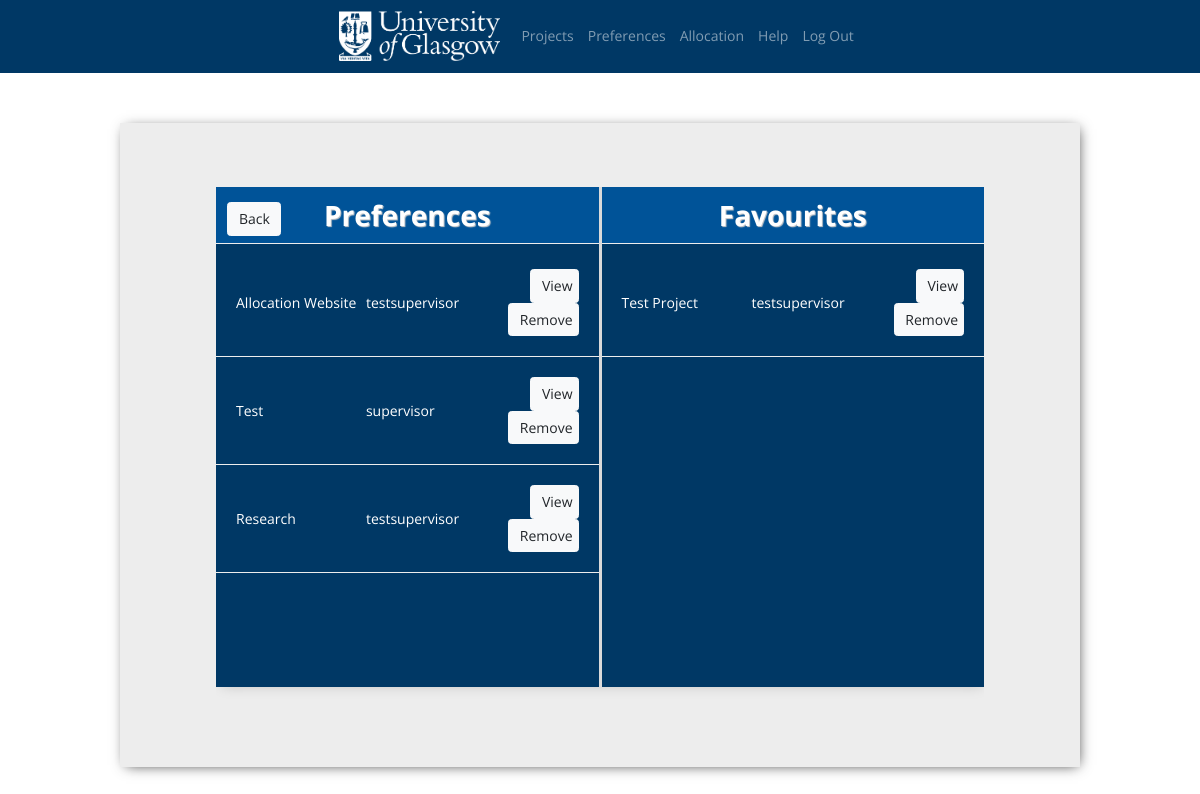
The app's page /preferences/ (signed in) with its own data.
### AllocationWebApp/models.py (models this page shows, shortened)
class Project(models.Model):
    instance = models.ForeignKey(Instance, on_delete=models.PROTECT)
    supervisor = models.ForeignKey(UserProfile, on_delete=models.PROTECT)
    title = models.CharField(max_length=128, unique=False)
    description = models.TextField()
    tags = models.TextField()
    seSuitable = models.BooleanField(default=True)
    favourite = models.ManyToManyField(User, related_name='favourite', blank=True)
    created_by = supervisor.name
    class Meta:
        ordering = ['title']

class UserProfile(models.Model):
    instance = models.ForeignKey(Instance, on_delete=models.PROTECT)
    user = models.OneToOneField(User, on_delete=models.CASCADE, unique=True)
    user_types = (('Student','Student'), ('Supervisor', 'Supervisor'), ('Admin', 'Admin'), ('Superadmin', 'Superadmin'))
    user_type = models.CharField(max_length=10, choices=user_types, default='Student')
    def __str__(self):
        return str(self.user)

### AllocationWebApp/views.py (the view, shortened to what this page needs)
# urls.py: path('preferences/', views.preferences_list, name='preferences'),
def preferences_list(request):
    current_user = request.user
    user_profile = UserProfile.objects.get(user=current_user)
    favourite_posts = list(current_user.favourite.all())
    preferences = [None] * 4
    preference_objects = Preference.objects.filter(student=UserProfile.objects.get(user=current_user)).all()
    for i in range(len(preference_objects)):
        preferences[i] = get_project(user_profile.id, i+1)
    for project in favourite_posts:
        if project in preferences:
            project.favourite.remove(request.user)
    context = {
        'favourite_posts': favourite_posts,
        'preferences' : preferences,
    }
    return render(request, 'AllocationWebApp/preferences.html', context)

### AllocationWebApp/context_processors.py (called while the page is built)
def dictionary(request):
    if(request.user.id):
        user = get_object_or_404(User, username=request.user.username)
        user_profile = get_object_or_404(UserProfile, user=user)
        user_type = user_profile.user_type
        user_instance = user_profile.instance
        instance_stage = user_instance.stage
        return {'user_type': user_type, 'instance_stage': instance_stage}
    return {}

### AllocationWebApp/utils.py (called while the page is built)
def get_project(studentid, preferenceNo):
    try:
        student_projects = Preference.objects.filter(student = UserProfile.objects.get(id=studentid))
        preferenceno_project = student_projects.get(preferenceNo=preferenceNo)
        project = preferenceno_project.project
    except:
        return None
    return project

### templates/AllocationWebApp/preferences.html (shortened to what this page needs)
{% extends 'AllocationWebApp/layouts/base.html' %}
{% block content %}
    <div class="preferences-favourites">
        <div class="preferences-list">
            <div class="header-bar-border-bottom" style="background-color:rgb(0,83,152)">
                <div class="back-button">
                    <a class="btn btn-light" href="{% url 'AllocationWebApp:projects' %}" role="button">Back</a>
                </div>
                <div class="header-bar-header">
                    <h1>Preferences</h1>
                </div>
            </div>
            <div class="project-list-wrapper">
                <ul id="sortable1" class="connectedSortable">
                    {% for preference in preferences %}
                        {% if preference != None %}
                            <li class="ui-state-default">
                                <div class="project-wrapper-bb">
                                    <div class="project-display">
                                        <p class="project-title">{{ preference.title }}</p>
                                    </div>
                                    <div class="project-display">
                                        {{ preference.supervisor }}
                                    </div>
                                    <div class="project-links" align="right">
                                        <a class="btn btn-light" href="{% url 'AllocationWebApp:preference-project' preference.id %}" role="button">View</a>
                                        <a class="btn btn-light" href="{% url 'AllocationWebApp:favourite-post' preference.id %}" role="button">Remove</a>
                                    </div>
                                </div>
                            </li>
                        {% endif %}
                    {% endfor %}
                </ul>
            </div>
        </div>
        <div class="vl"></div>
        <div class="favourites-list">
            <div class="header-bar-border-bottom" style="background-color:rgb(0,83,152)">
                <div class="header-bar-header">
                    <h1>Favourites</h1>
                </div>
            </div>
            <div class="project-list-wrapper">
                <ul id="sortable2" class="connectedSortable">
                    {% for favourite in favourite_posts %}
                        <li class="ui-state-default">
                            <div class="project-wrapper-bb">
                                <div class="project-display">
                                    <p class="project-title">{{ favourite.title }}</p>
                                </div>
                                <div class="project-display">
                                    {{ favourite.supervisor }}
                                </div>
                                <div class="project-links" align="right">
                                    <a class="btn btn-light" href="{% url 'AllocationWebApp:preference-project' favourite.id %}" role="button">View</a>
                                    <a class="btn btn-light" href="{% url 'AllocationWebApp:favourite-post' favourite.id %}" role="button">Remove</a>
                                </div>
                            </div>
                        </li>
                    {% endfor %}
                </ul>
            </div>
        </div>
    </div>
{% endblock content %}

### static/css/main.css (style rules this page uses)
html { height:100% }
body { background-color: white; font-family: 'Open Sans', sans-serif; height: 70%; color: white; }
h1,h2,h3 { font-family: 'Open Sans', sans-serif; text-shadow: 1px 1px 1px #ccc; }
a, p { color: white; }
.header-bar-border-bottom { display: flex; justify-content: center; position: relative; padding: 10px; border-bottom: 1px solid rgb(237,237,237); }
.back-button { position: absolute; left: 3%; margin-top: 5px; }
.project-wrapper-bb { display: flex; align-items: center; justify-content: space-between; padding: 20px; border-bottom: 1px solid rgb(237,237,237); }
.project-list-wrapper { height: 75%; }
.project-display { display: flex; width: 44%; }
.project-links { float: right; width:28%; }
.project-links a { padding-right: 5px; }
::placeholder { font-weight: 300; opacity: 0.9; }
.preferences-favourites { width: 100%; display: flex; }
.preferences-list, .favourites-list { width: 50%; }
.vl { border-left: 3px solid rgb(218, 218, 218); height: 500px; }

### templates/AllocationWebApp/layouts/base.html (style rules this page uses)
#sortable1, #sortable2 { list-style-type: none; padding: 5px 0 0 0; width: 100%; height: 110%; }

### records on screen
Project: title "Allocation Website", supervisor "testsupervisor"
Project: title "Test", supervisor "supervisor"
Project: title "Research", supervisor "testsupervisor"
Project: title "Test Project", supervisor "testsupervisor"
